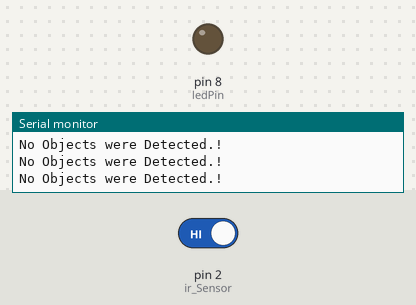
The sketch below on a simulated Arduino Uno, built with avr-gcc and run on an emulated ATmega328P. Parts: output pins drawn as LEDs (lit = HIGH), the last lines printed to the serial monitor. The inputs (shaded band) are chosen by the test bench; at power-on: pin 2 (ir_Sensor) HIGH.

Above: at 1.8 s.
1.9 s: pin 2 (ir_Sensor) driven LOW
At 2.3 s:
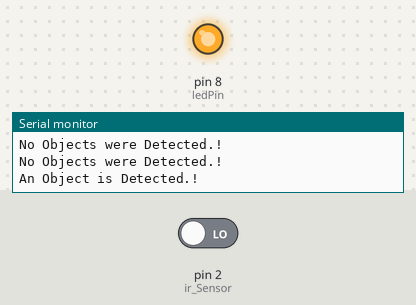
3.5 s: pin 2 (ir_Sensor) driven HIGH
At 4.7 s:
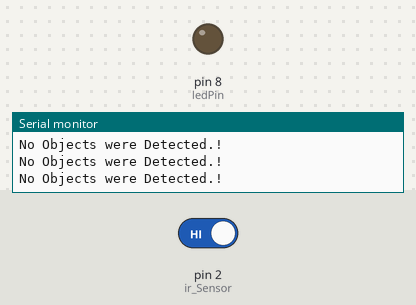
Timing chart, 0 to 6.5 s (numbered marks = the images above; inputs shaded):
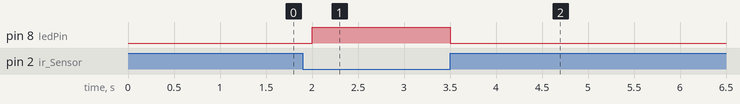

Measured:
- after the input at 1.9 s, pin 8 (ledPin): LOW → HIGH after 0.10 s
- after the input at 3.5 s, pin 8 (ledPin): HIGH → LOW at once

The sketch:

Proximity_detection.ino
```cpp
int ir_Sensor = 2; // connect ir sensor module to Arduino pin 2
int ledPin = 8;    // connect LED to Arduino pin 8

void setup()
{
  Serial.begin(9600); // Start Serial Communication at 9600 Baud Rate

  pinMode(ir_Sensor, INPUT); // Declaring IR Sensor pin as a Input
  pinMode(ledPin, OUTPUT); // Declaring LED Pin as a Output
}

void loop()
{

  int sensorStatus = digitalRead(ir_Sensor);

  if (sensorStatus == 0)
  {
    digitalWrite(ledPin, HIGH); // Turn on LED
    Serial.println("An Object is Detected.!"); // Print An Object is Detected.! on the serial monitor window
  }
  else
  {
    digitalWrite(ledPin, LOW); // Turn off LED
    Serial.println("No Objects were Detected.!"); // Print No Objects were Detected.! on the serial monitor window
  }

  delay(500);
}
```
